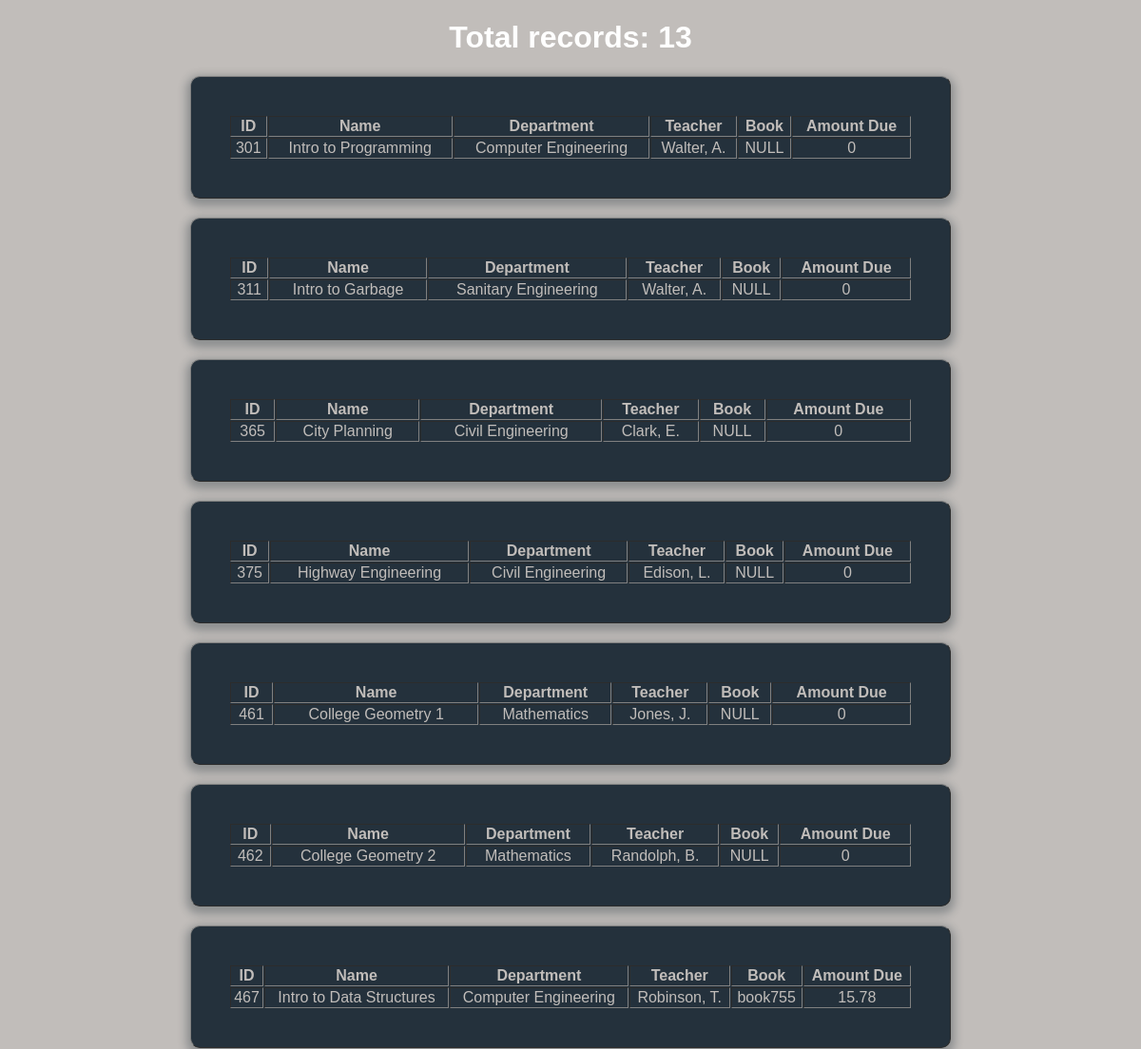
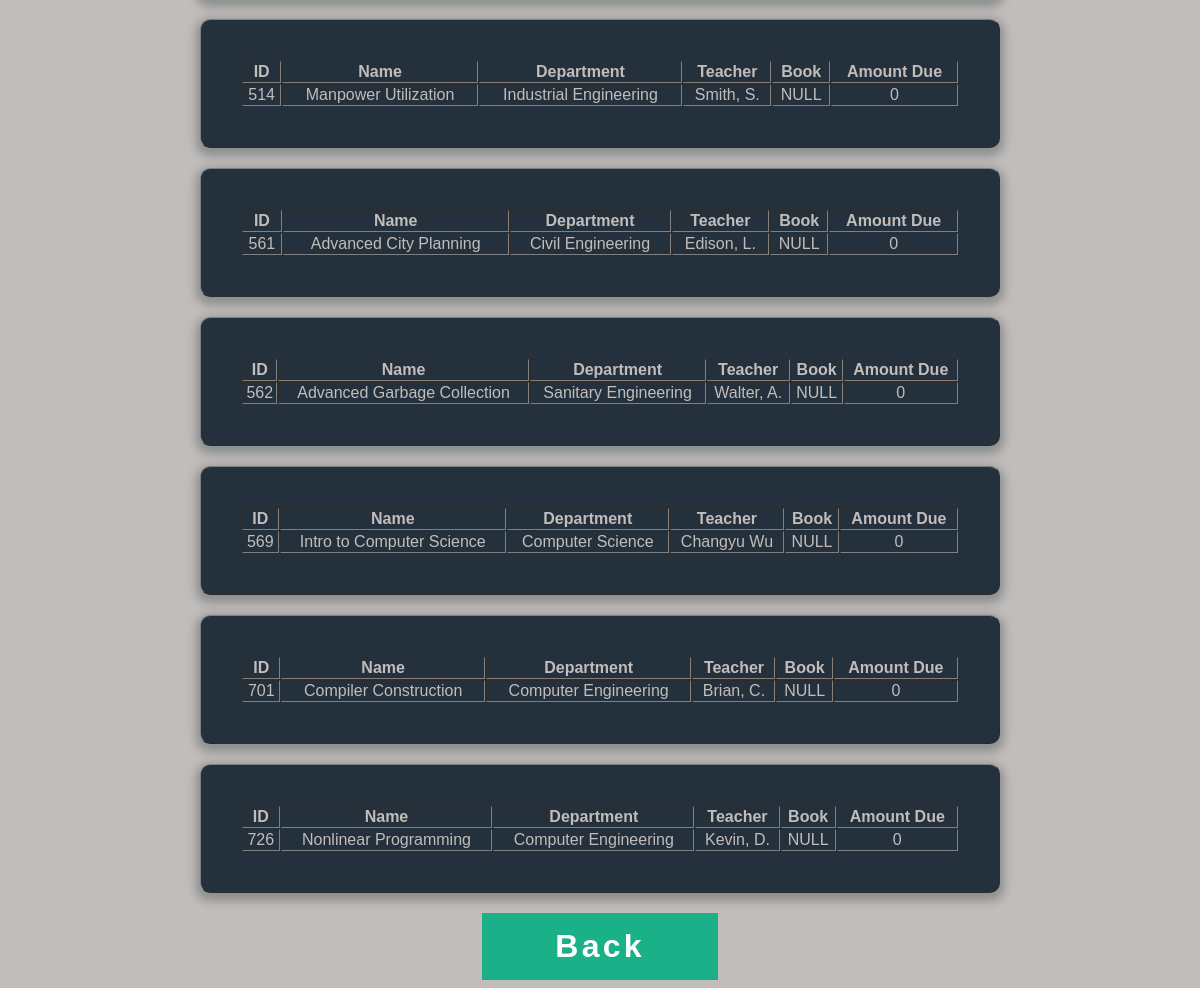
Screenshot of /booktrackingsystem/allclass.php with the database file from the repository (2 pictures, top to bottom).
### tables this page shows
CREATE TABLE `class` (
  `class_id` int(11) NOT NULL,
  `class_name` varchar(40) NOT NULL,
  `dept_id` int(11) NOT NULL,
  `teacher_id` int(11) NOT NULL,
  `book_id` int(11) NOT NULL DEFAULT '0'
);

CREATE TABLE `dept` (
  `dept_id` int(11) NOT NULL,
  `dept_name` varchar(40) NOT NULL
);

CREATE TABLE `teacher` (
  `teacher_id` int(11) NOT NULL,
  `teacher_name` varchar(40) NOT NULL,
  `dept_id` int(11) NOT NULL,
  `phone_number` bigint(13) DEFAULT NULL,
  `book_id` int(11) NOT NULL DEFAULT '0'
);

CREATE TABLE `book` (
  `book_id` int(11) NOT NULL,
  `ISBN` varchar(80) NOT NULL,
  `book_name` varchar(45) NOT NULL,
  `price` double NOT NULL,
  `due_date` date NOT NULL DEFAULT '2099-12-31',
  `dept_id` int(11) NOT NULL,
  `checkout_date` date NOT NULL DEFAULT '2099-12-31'
);

### booktrackingsystem/allclass.php (the view, shortened to what this page needs)
<?php
require 'booktrackingdb.php'
?>
<?php
$sql = "SELECT * FROM class ORDER BY class_id";
$records = $mysqli->query($sql) or die($mysqli->error);
$counter = $records->num_rows;
?>
<!DOCTYPE html>
<html>
<head>
	<link rel="stylesheet" type="text/css" href="css/displayclassstyle.css">
	<h1><?php echo 'Total records: '.$counter ?></h1>
</head>
<body>
	<div>
		<?php
			while($class = $records->fetch_assoc()){
				$dept_result = $mysqli->query("SELECT * FROM dept WHERE dept_id = ".$class['dept_id']);
				$dept_name = $dept_result->fetch_assoc()['dept_name'];
				$book_name = 'NULL';
				$amount = 0;
				$book_result = $mysqli->query("SELECT * FROM book WHERE book_id = ".$class['book_id']);
				if($book_result->num_rows > 0){
					$book_re = $book_result->fetch_assoc();
					$book_name = $book_re['book_name'];
					$amount = $book_re['price'];
				}
				$teacher_name = 'NULL';
				$teacher_result = $mysqli->query("SELECT * FROM teacher WHERE teacher_id = ".$class['teacher_id']);
				if($teacher_result->num_rows > 0){
					$teacher_name = $teacher_result->fetch_assoc()['teacher_name'];
				}
				echo "<table class=form width=100% border=1 cellpadding=1 cellspacing=1>";
				echo "<tr>";
				echo "<th>ID</th>";
				echo "<th>Name</th>";
				echo "<th>Department</th>";
				echo "<th>Teacher</th>";
				echo "<th>Book</th>";
				echo "<th>Amount Due</th>";
				echo "</tr>";
				echo "<tr class=field-wrap>";
				echo "<td>".$class['class_id']."</td>";
				echo "<td>".$class['class_name']."</td>";
				echo "<td>".$dept_name."</td>";
				echo "<td>".$teacher_name."</td>";
				echo "<td>".$book_name."</td>";
				echo "<td>".$amount."</td>";
				echo "</tr>";
				echo "</table>";
			}
		?>
		<form id="back" action="profile.php" method="post">
		<button type="submit" onclick="profile.submit()" class="button button-block " name="back">Back</button>
		</form>
	</div>
</body>
</html>

### booktrackingsystem/css/displayclassstyle.css (style rules this page uses)
body { background: url(bgimage.jpg), #c1bdba; font-family: 'Titillium Web', sans-serif; }
.form { background: rgba(19, 35, 47, 0.9); padding: 40px; max-width: 800px; margin: 20px auto; border-radius: 10px; box-shadow: 0 4px 10px 4px rgba(19, 35, 47, 0.3); }
table { color: #c1bdba; text-align: center; }
.field-wrap { position: relative; margin-bottom: 40px; }
.button { border: 0; outline: none; border-radius: 0; padding: 15px 0; font-size: 2rem; font-weight: 600; letter-spacing: .1em; background: #1ab188; color: #ffffff; -webkit-transition: all 0.5s ease; transition: all 0.5s ease; -webkit-appearance: none; }
.button-block { display: block; width: 20%; margin-left: 40%; }

### booktrackingsystem/allclass.php (style rules this page uses)
h1 { color:white;text-align: center; }

### rows the page displays
class: class_id "301", class_name "Intro to Programming", dept.dept_name "Computer Engineering", teacher.teacher_name "Walter, A.", book_name "NULL", amount "0"
class: class_id "311", class_name "Intro to Garbage", dept.dept_name "Sanitary Engineering", teacher.teacher_name "Walter, A.", book_name "NULL", amount "0"
class: class_id "365", class_name "City Planning", dept.dept_name "Civil Engineering", teacher.teacher_name "Clark, E.", book_name "NULL", amount "0"
class: class_id "375", class_name "Highway Engineering", dept.dept_name "Civil Engineering", teacher.teacher_name "Edison, L.", book_name "NULL", amount "0"
class: class_id "461", class_name "College Geometry 1", dept.dept_name "Mathematics", teacher.teacher_name "Jones, J.", book_name "NULL", amount "0"
class: class_id "462", class_name "College Geometry 2", dept.dept_name "Mathematics", teacher.teacher_name "Randolph, B.", book_name "NULL", amount "0"
class: class_id "467", class_name "Intro to Data Structures", dept.dept_name "Computer Engineering", teacher.teacher_name "Robinson, T.", book.book_name "book755", book.price "15.78"
class: class_id "514", class_name "Manpower Utilization", dept.dept_name "Industrial Engineering", teacher.teacher_name "Smith, S.", book_name "NULL", amount "0"
class: class_id "561", class_name "Advanced City Planning", dept.dept_name "Civil Engineering", teacher.teacher_name "Edison, L.", book_name "NULL", amount "0"
class: class_id "562", class_name "Advanced Garbage Collection", dept.dept_name "Sanitary Engineering", teacher.teacher_name "Walter, A.", book_name "NULL", amount "0"
class: class_id "569", class_name "Intro to Computer Science", dept.dept_name "Computer Science", teacher.teacher_name "Changyu Wu", book_name "NULL", amount "0"
class: class_id "701", class_name "Compiler Construction", dept.dept_name "Computer Engineering", teacher.teacher_name "Brian, C.", book_name "NULL", amount "0"
class: class_id "726", class_name "Nonlinear Programming", dept.dept_name "Computer Engineering", teacher.teacher_name "Kevin, D.", book_name "NULL", amount "0"

### other values shown
$counter "13"
